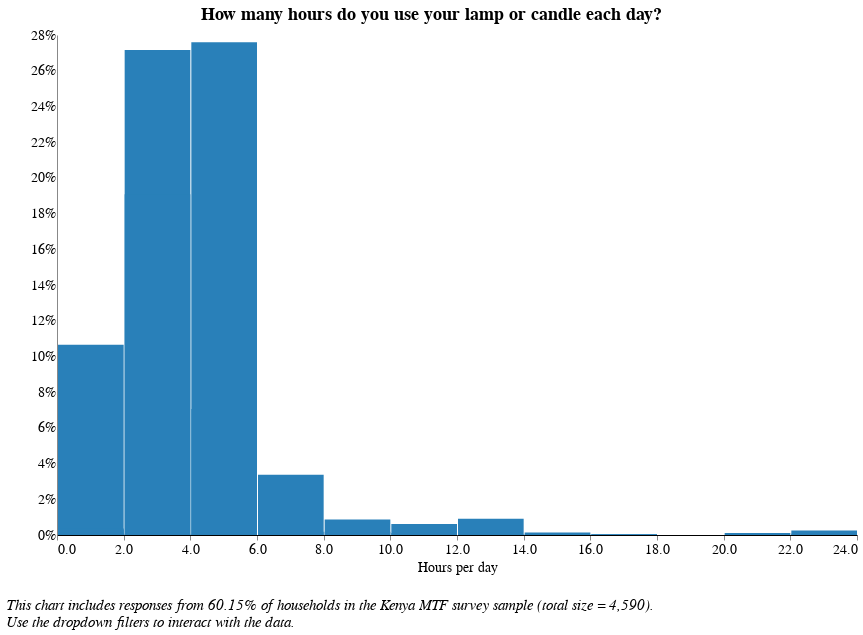

The notebook cell this image was saved under:
### Code cell
# In the last 12 months, how many HOURS did you use [LAMP/CANDLE]?

alt.data_transformers.disable_max_rows()
source1 = module2[module2[['num_hours']].notnull().all(1)]

c_1 = source1['num_hours'] != 'NaN'
c_2 = source1['elc_aggr_tier'] != 'NaN'

source = source1[conjunction(c_1,c_2)]
df = source[['elc_aggr_tier','num_hours', 'locality','lamp_type']]

# Locality filter    
locality_options = [None, 'Urban', 'Rural', 'Peri-urban']
locality_labels = ['National', 'Urban', 'Rural', 'Peri-Urban']
locality_dropdown=alt.binding_select(
    options= locality_options, 
    labels = locality_labels, 
    name = "Locality Breakdown  ")
locality_select=alt.selection_single(
    fields=['locality'],
    bind=locality_dropdown)

# Tier filter
tiers = [None, 'Tier 0', 'Tier 1', 'Tier 2', 'Tier 3', 'Tier 4', 'Tier 5']
tier_labels = ['All Tiers', 'Tier 0', 'Tier 1', 'Tier 2', 'Tier 3', 'Tier 4', 'Tier 5']
tier_dropdown=alt.binding_select(options=tiers, 
                                 labels = tier_labels, 
                                 name = "Electricity Tier  ")
tier_select=alt.selection_single(fields=['elc_aggr_tier'],
                                bind=tier_dropdown)

# Source filter
sources = [None, 'Candles',  'Hurricane Lamps', 'Open Wick Lamps', 'Pressurized Lamps']
source_labels = ['All Sources', 'Candles', 'Hurricane Lamps', 'Open Wick Lamps', 'Pressurized Lamps']
source_dropdown=alt.binding_select(options=sources, 
                                 labels = source_labels, 
                                 name = "Lamp/Candle Source  ")
source_select=alt.selection_single(fields=['lamp_type'],
                                bind=source_dropdown)

# Chart
f9 = alt.Chart(df).transform_joinaggregate(
    total='count(*)'
).transform_calculate(
    pct='1 / datum.total'                              
).mark_bar(color = '#2980B9').encode(
    alt.X("num_hours", 
          bin=alt.Bin(extent=[0, 24], step=2), 
          scale = alt.Scale(domain=(0,24),clamp = True),
          axis = alt.Axis(title = "Hours per day ")),
    y= alt.Y('sum(pct):Q', axis=alt.Axis(format='%'), title = " "),
    tooltip = [alt.Tooltip('num_hours:N', title = "Response (Binned)"), 
               alt.Tooltip('sum(pct):Q', format = '.2%', title = "Percentage")]
).transform_bin(
    "mbin",
    field="m",
    bin=alt.Bin(maxbins=10)
).add_selection(
    locality_select
).transform_filter(
    locality_select
).add_selection(
    source_select
).transform_filter(
    source_select
).add_selection(
    tier_select
).transform_filter(
    tier_select 
).properties(
    height = 500,
    width = 800)

chart = f9.properties(
    title={
      "text": ["How many hours do you use your lamp or candle each day?"],
      "color": "black",
        "font": 'Times New Roman'
    }
)

final = alt.concat(chart,
    title=alt.TitleParams(
        ['', '',  
         'This chart includes responses from 60.15% of households in the Kenya MTF survey sample (total size = 4,590).',
         'Use the dropdown filters to interact with the data.'],
        baseline='bottom',
        orient='bottom',
        anchor='start',
        font = 'Times New Roman',
        fontWeight='normal',
        fontStyle = "italic",
        fontSize=15)
)

final = final.configure(font = 'Times New Roman')
final

### Figure 1 — Vega-Lite specification as saved in the notebook (floating-point values rounded to 4 significant figures; data arrays with more than 128 entries replaced by an {"elided": "..."} marker saying what was removed)
{"width": 800, "height": 400, "config": {"title": {"fontSize": 18, "font": "Times New Roman", "anchor": "center", "fontColor": "#000000"}, "axisX": {"domain": true, "domainColor": "#000000", "grid": false, "labelFont": "Times New Roman", "labelFontSize": 14, "titleFont": "Times New Roman", "titleFontSize": 14, "titleFontWeight": "normal", "title": "X Axis Title (units)"}, "axisY": {"domain": true, "grid": false, "gridColor": "#DEDDDD", "gridWidth": 1, "labelFont": "Times New Roman", "labelFontSize": 14, "labelAngle": 0, "ticks": false, "titleFont": "Times New Roman", "titleFontSize": 14, "titleFontWeight": "normal", "titlePadding": 10, "title": "Y Axis Title (units)"}, "range": {"category": ["#2980B9", "#003366", "#FFAE19", "#D68910", "#E67E22", "#D35400", "#FF4500", "#FF6162", "#438B28", "#45B39D", "#99ADC1", "#212F3C"]}, "legend": {"labelFont": "Times New Roman", "labelFontSize": 14, "symbolType": "square", "symbolSize": 100, "titleFont": "Times New Roman", "titleFontSize": 14, "titleFontWeight": "normal", "title": "Legend", "orient": "right", "offset": 0}, "tooltip": {"font": "Open Sans"}, "view": {"stroke": "transparent", "text": {"font": "Times New Roman", "color": ["#2980B9", "#003366", "#FFAE19", "#D68910", "#E67E22", "#D35400", "#FF4500", "#FF6162", "#438B28", "#45B39D", "#99ADC1", "#212F3C"], "fontSize": 14, "align": "right", "fontWeight": 400, "size": 14}, "bar": {"size": 40, "binSpacing": 1, "continuousBandSize": 30, "discreteBandSize": 30, "fill": ["#2980B9", "#003366", "#FFAE19", "#D68910", "#E67E22", "#D35400", "#FF4500", "#FF6162", "#438B28", "#45B39D", "#99ADC1", "#212F3C"], "stroke": false}}, "font": "Times New Roman"}, "concat": [{"mark": {"type": "bar", "color": "#2980B9"}, "encoding": {"tooltip": [{"type": "nominal", "field": "num_hours", "title": "Response (Binned)"}, {"type": "quantitative", "aggregate": "sum", "field": "pct", "format": ".2%", "title": "Percentage"}], "x": {"type": "quantitative", "axis": {"title": "Hours per day "}, "bin": {"extent": [0, 24], "step": 2}, "field": "num_hours", "scale": {"clamp": true, "domain": [0, 24]}}, "y": {"type": "quantitative", "aggregate": "sum", "axis": {"format": "%"}, "field": "pct", "title": " "}}, "height": 500, "selection": {"selector033": {"type": "single", "fields": ["locality"], "bind": {"input": "select", "options": [null, "Urban", "Rural", "Peri-urban"], "labels": ["National", "Urban", "Rural", "Peri-Urban"], "name": "Locality Breakdown  "}}, "selector035": {"type": "single", "fields": ["lamp_type"], "bind": {"input": "select", "options": [null, "Candles", "Hurricane Lamps", "Open Wick Lamps", "Pressurized Lamps"], "labels": ["All Sources", "Candles", "Hurricane Lamps", "Open Wick Lamps", "Pressurized Lamps"], "name": "Lamp/Candle Source  "}}, "selector034": {"type": "single", "fields": ["elc_aggr_tier"], "bind": {"input": "select", "options": [null, "Tier 0", "Tier 1", "Tier 2", "Tier 3", "Tier 4", "Tier 5"], "labels": ["All Tiers", "Tier 0", "Tier 1", "Tier 2", "Tier 3", "Tier 4", "Tier 5"], "name": "Electricity Tier  "}}}, "title": {"text": ["How many hours do you use your lamp or candle each day?"], "color": "black", "font": "Times New Roman"}, "transform": [{"joinaggregate": [{"op": "count", "field": "*", "as": "total"}]}, {"calculate": "1 / datum.total", "as": "pct"}, {"bin": {"maxbins": 10}, "field": "m", "as": "mbin"}, {"filter": {"selection": "selector033"}}, {"filter": {"selection": "selector035"}}, {"filter": {"selection": "selector034"}}], "width": 800}], "data": {"name": "data-afc0700a80a57fdf4f311e1563c97523"}, "title": {"text": ["", "", "This chart includes responses from 60.15% of households in the Kenya MTF survey sample (total size = 4,590).", "Use the dropdown filters to interact with the data."], "anchor": "start", "baseline": "bottom", "font": "Times New Roman", "fontSize": 15, "fontStyle": "italic", "fontWeight": "normal", "orient": "bottom"}, "$schema": "https://vega.github.io/schema/vega-lite/v4.8.1.json", "datasets": {"data-afc0700a80a57fdf4f311e1563c97523": {"elided": "2761 records"}}}
